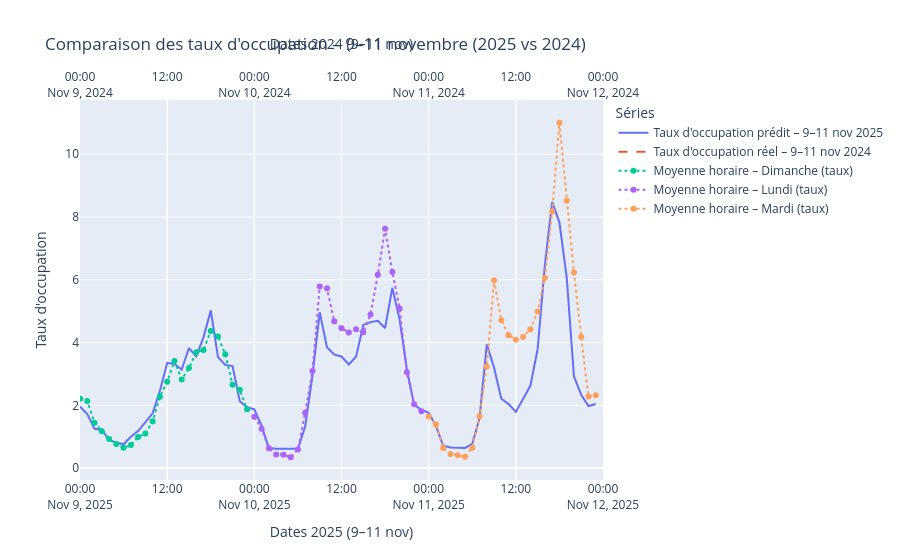

This figure's notebook cell:
### Code cell
import pandas as pd
import plotly.graph_objects as go

# --- 0) Préparation des données
df_pred_enrichi = df_pred_enrichi.copy()
df_final  = df_final.copy()
df_pred_enrichi['datetime'] = pd.to_datetime(df_pred_enrichi['datetime'])
df_final['datetime']        = pd.to_datetime(df_final['datetime'])

# --- 1) Fenêtres temporelles
deb_2025, fin_2025 = pd.Timestamp('2025-11-09'), pd.Timestamp('2025-11-12')
deb_2024, fin_2024 = pd.Timestamp('2024-11-09'), pd.Timestamp('2024-11-12')

# --- 2) Filtrer les 9–11 novembre
mask_2025 = (df_pred_enrichi['datetime'] >= deb_2025) & (df_pred_enrichi['datetime'] < fin_2025)
mask_2024 = (df_final['datetime']        >= deb_2024) & (df_final['datetime']        < fin_2024)

df_2025 = df_pred_enrichi.loc[mask_2025]
df_2024 = df_final.loc[mask_2024]

# --- 2b) Colonnes de valeurs (taux d'occupation)
y_2025 = yocc_a_pred[df_2025.index]                 # prédit 2025
y_2024 = df_2024["Taux d'occupation"]               # réel 2024

# --- 3) Figure et séries principales
fig = go.Figure()

# Courbe 2025 (axe du bas)
fig.add_trace(go.Scatter(
    x=df_2025['datetime'],
    y=y_2025,
    mode='lines',
    name="Taux d'occupation prédit – 9–11 nov 2025",
    xaxis='x1'
))

# Courbe 2024 (axe du haut)
fig.add_trace(go.Scatter(
    x=df_2024['datetime'],
    y=y_2024,
    mode='lines',
    name="Taux d'occupation réel – 9–11 nov 2024",
    line=dict(dash='dash'),
    xaxis='x2'
))

# --- 4) Mise en page : deux axes X (dates) superposés
fig.update_layout(
    title="Comparaison des taux d'occupation – 9–11 novembre (2025 vs 2024)",
    yaxis=dict(title="Taux d'occupation"),

    # Axe bas = 2025
    xaxis=dict(
        title='Dates 2025 (9–11 nov)',
        range=[deb_2025, fin_2025],
        domain=[0, 1],
        anchor='y',
        rangeslider=dict(visible=False)
    ),

    # Axe haut = 2024
    xaxis2=dict(
        title='Dates 2024 (9–11 nov)',
        range=[deb_2024, fin_2024],
        overlaying='x',
        side='top',
        rangeslider=dict(visible=False)
    ),

    legend_title='Séries'
)

# --- 5) Référentiel : moyennes horaires du taux d'occupation (toutes années confondues selon vos DF)
ref_frames = []

# Historique : taux d'occupation observé
tmp_hist = df_final[['datetime', "Taux d'occupation"]].copy()
tmp_hist.rename(columns={"Taux d'occupation": 'value'}, inplace=True)
ref_frames.append(tmp_hist)

# (optionnel) Inclure aussi la série prédite 2025 dans le référentiel de moyennes
# Si vous préférez ne PAS l'inclure, commentez ce bloc.
tmp_pred = df_pred_enrichi[['datetime']].copy()
tmp_pred['value'] = pd.Series(yocc_a_pred, index=df_pred_enrichi.index).values
ref_frames.append(tmp_pred)

ref_df = pd.concat(ref_frames, ignore_index=True)
ref_df['datetime'] = pd.to_datetime(ref_df['datetime'])
ref_df['weekday']  = ref_df['datetime'].dt.weekday     # lundi=0 ... dimanche=6
ref_df['hour']     = ref_df['datetime'].dt.hour

hourly_means = (
    ref_df
    .groupby(['weekday','hour'])['value']
    .mean()
    .unstack('hour')            # index=0..6 ; colonnes=0..23
)

# --- 6) Utilitaire : tracer un profil moyen (0..23h) projeté sur une date (tiers du graphe)
def tracer_profil_sur_date(fig, date_cible, weekday_for_profile, name, xaxis):
    """
    Projette le profil moyen 'weekday_for_profile' (0..23h) sur la journée 'date_cible'
    et l'ajoute sur l'axe X spécifié (x1 ou x2).
    """
    heures = range(24)
    x_vals = [pd.Timestamp(date_cible).replace(hour=h, minute=0, second=0, microsecond=0) for h in heures]
    y_vals = hourly_means.loc[weekday_for_profile, list(heures)].values

    fig.add_trace(go.Scatter(
        x=x_vals,
        y=y_vals,
        mode='lines+markers',
        name=name,
        xaxis=xaxis,
        line=dict(dash='dot'),
        hovertemplate="%{x|%d/%m %Hh} – Moy. taux: %{y:.2f}<extra></extra>"
    ))

# --- 7) Appliquer la logique des tiers (profils « dimanche/lundi/mardi » sur 9–11 nov 2025)
tracer_profil_sur_date(fig, pd.Timestamp("2025-11-09"), 6, "Moyenne horaire – Dimanche (taux)", xaxis='x1')  # 1er tiers
tracer_profil_sur_date(fig, pd.Timestamp("2025-11-10"), 0, "Moyenne horaire – Lundi (taux)",   xaxis='x1')  # 2e tiers
tracer_profil_sur_date(fig, pd.Timestamp("2025-11-11"), 1, "Moyenne horaire – Mardi (taux)",   xaxis='x1')  # 3e tiers

# --- (facultatif) Répliquer aussi les profils sur l'axe du haut (2024)
# tracer_profil_sur_date(fig, pd.Timestamp("2024-11-09"), 6, "Moyenne horaire – Dimanche (taux) [axe 2024]", xaxis='x2')
# tracer_profil_sur_date(fig, pd.Timestamp("2024-11-10"), 0, "Moyenne horaire – Lundi (taux) [axe 2024]",   xaxis='x2')
# tracer_profil_sur_date(fig, pd.Timestamp("2024-11-11"), 1, "Moyenne horaire – Mardi (taux) [axe 2024]",   xaxis='x2')

fig.show()
